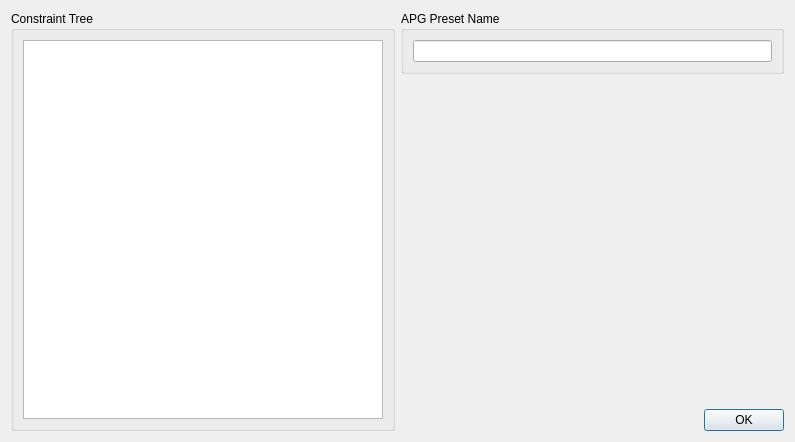
<?xml version="1.0" encoding="UTF-8"?>
<ui version="4.0">
 <author>Soren Harward &lt;stharward@gmail.com&gt;</author>
 <class>PresetEditDialog</class>
 <widget class="QDialog" name="PresetEditDialog">
  <property name="geometry">
   <rect>
    <x>0</x>
    <y>0</y>
    <width>795</width>
    <height>442</height>
   </rect>
  </property>
  <property name="windowTitle">
   <string>APG Preset Editor</string>
  </property>
  <layout class="QHBoxLayout" name="horizontalLayout_3">
   <item>
    <layout class="QHBoxLayout" name="baseLayout">
     <item>
      <widget class="QGroupBox" name="groupBox_Tree">
       <property name="title">
        <string>Constraint Tree</string>
       </property>
       <layout class="QVBoxLayout" name="verticalLayout_2">
        <item>
         <layout class="QVBoxLayout" name="treeLayout">
          <item>
           <widget class="QTreeView" name="constraintTreeView"/>
          </item>
         </layout>
        </item>
       </layout>
      </widget>
     </item>
     <item>
      <layout class="QVBoxLayout" name="verticalLayout">
       <item>
        <widget class="QGroupBox" name="groupBox_Title">
         <property name="title">
          <string>APG Preset Name</string>
         </property>
         <layout class="QHBoxLayout" name="horizontalLayout">
          <item>
           <widget class="QLineEdit" name="lineEdit_Title"/>
          </item>
         </layout>
        </widget>
       </item>
       <item>
        <widget class="QStackedWidget" name="stackedWidget_Editors">
         <property name="sizePolicy">
          <sizepolicy hsizetype="Preferred" vsizetype="Expanding">
           <horstretch>0</horstretch>
           <verstretch>0</verstretch>
          </sizepolicy>
         </property>
         <widget class="QWidget" name="page"/>
         <widget class="QWidget" name="page_2"/>
        </widget>
       </item>
       <item>
        <widget class="QDialogButtonBox" name="buttonBox">
         <property name="standardButtons">
          <set>QDialogButtonBox::Ok</set>
         </property>
        </widget>
       </item>
      </layout>
     </item>
    </layout>
   </item>
  </layout>
 </widget>
 <resources/>
 <connections/>
</ui>
